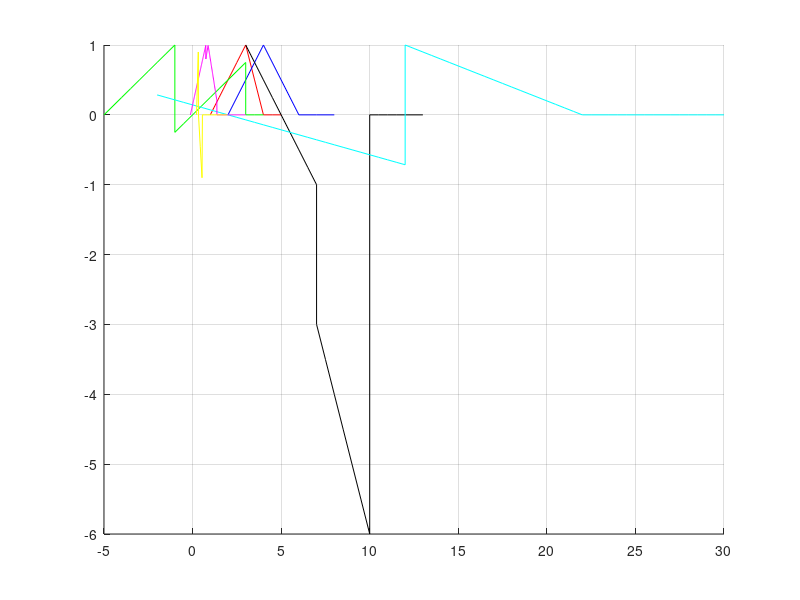

The MATLAB source for this figure:
x11 = 1:0.5:3;
x21 = 3:0.5:4;
x31 = 4:0.5:5;
y11 = 1-abs((x11-3)/2);
y21 = 1-abs((3-x21)/1);
y31 = 0*x31;
x1 = [x11 x21 x31]
y1 = [y11 y21 y31]

x12 = 2:1:4;
x22 = 4:1:6;
x32 = 6:1:8;
y12 = 1-abs((x12-4)/2);
y22 = 1-abs((4-x22)/2);
y32 = 0*x31;
x2 = [x12 x22 x32]
y2 = [y12 y22 y32]
hold on
grid on
plot(x1,y1,'r')
plot(x2,y2,'b')

%summ
xsum1 = 3:0.5:7;
xsum2 = 7:0.5:10;
xsum3 = 10:0.5:13;

ysum1 = 1-abs((xsum1-3)/2);
ysum2 = 1-abs((3-xsum2)/1);
ysum3 = 0*xsum3;
xsum = [xsum1 xsum2 xsum3]
ysum = [ysum1 ysum2 ysum3]

hold on
grid on
plot(xsum,ysum,'k')

%difference

xd1 = -5:0.5:-1;
xd2 = -1:0.5:3;
xd3 = 3:0.5:4;

yd1 = 1-abs((xd1+1)/4);
yd2 = 1-abs((4-xd2)/4);
yd3 = 0*xd3;
xd = [xd1 xd2 xd3]
yd = [yd1 yd2 yd3]

hold on
grid on
plot(xd,yd,'g')

%product

xp1 = -2:0.5:12;
xp2 = 12:0.5:22;
xp3 = 22:0.5:30;

yp1 = 1-abs((xp1+12)/14);
yp2 = 1-abs((12-xp2)/10);
yp3 = 0*xp3;
xp = [xp1 xp2 xp3]
yp = [yp1 yp2 yp3]

hold on
grid on
plot(xp,yp,'c')

%division

xdiv1 = -1/8:0.01:3/4;
xdiv2 = 3/4:0.01:11/8;
xdiv3 = 11/8:0.01:3;

ydiv1 = 1-abs((xdiv1-(3/4))/(14/16));
ydiv2 = 1-abs(((14/16)-xdiv2)/(10/16));
ydiv3 = 0*xdiv3;
xdiv = [xdiv1 xdiv2 xdiv3]
ydiv = [ydiv1 ydiv2 ydiv3]

hold on
grid on
plot(xdiv,ydiv,'m')

%opp

xop1 = 2/9:0.1:1/3;
xop2 = 1/3:0.1:5/9;
xop3 = 5/9:0.1:2;

yop1 = 1-abs((xop1-(1/3))/(1/9))
yop2 = 1-abs(((1/9)-xop2)/(2/9))
yop3 = 0*xop3;
xop = [xop1 xop2 xop3]
yop = [yop1 yop2 yop3]

hold on
grid on
plot(xop,yop,'y')


